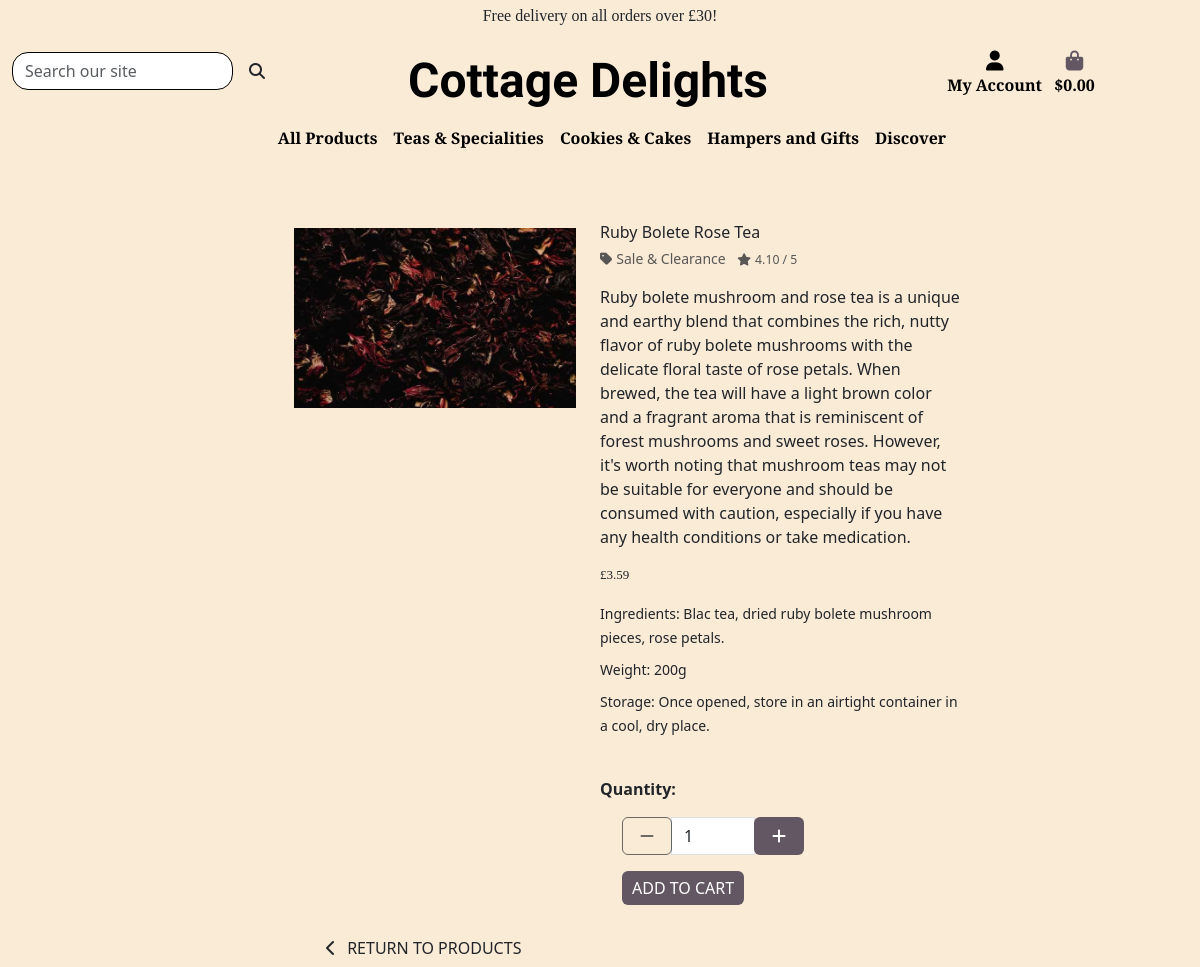
The app's page /products/10/, older data.
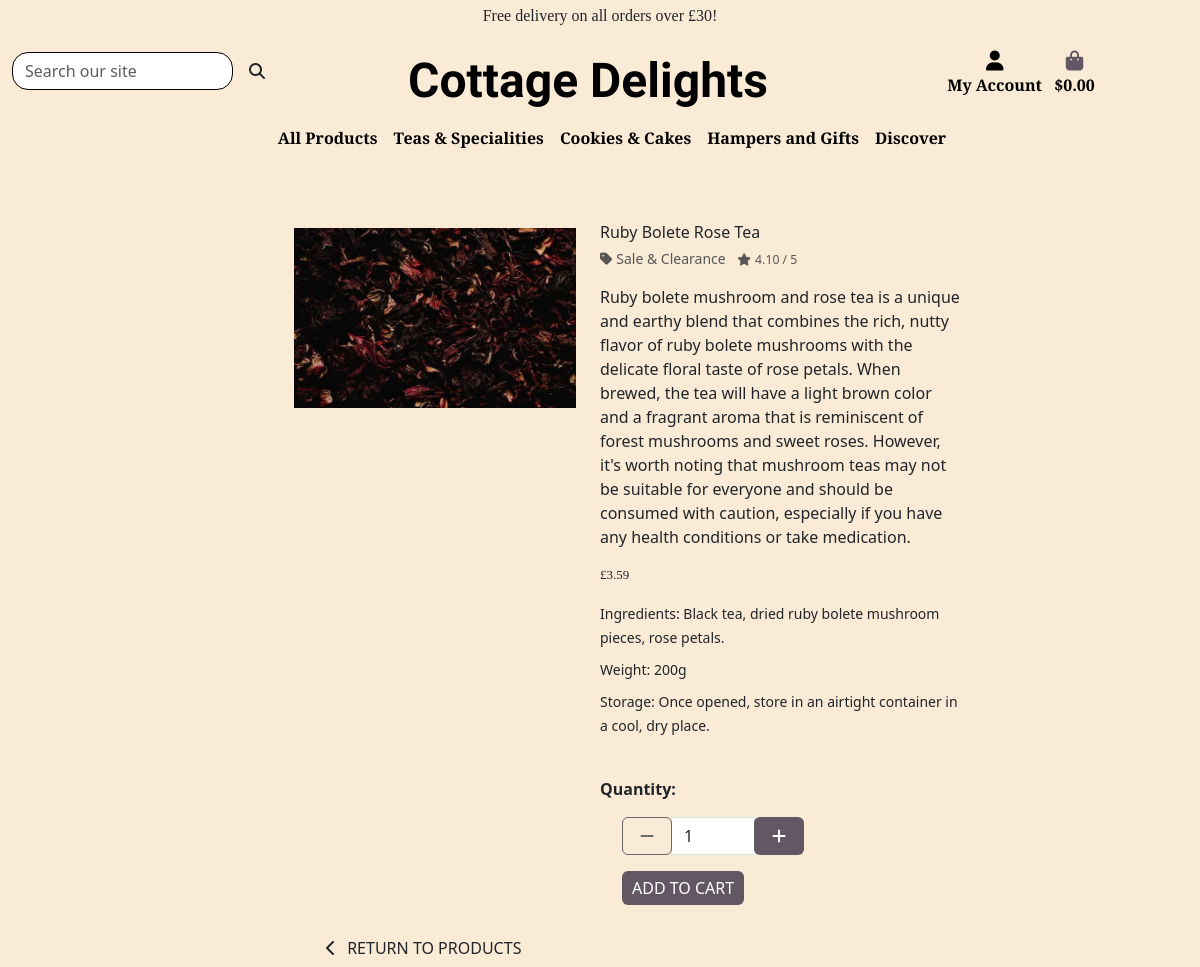
The same page, newer data.
### products/models.py (models this page shows, shortened)
class Product(models.Model):
    category = models.ForeignKey(
        'category', null=True, blank=True, on_delete=models.SET_NULL)
    sku = models.CharField(max_length=100)
    name = models.CharField(max_length=250, null=True, blank=True)
    description = models.TextField()
    ingredients = models.CharField(max_length=450)
    weight = models.CharField(max_length=10, null=True, blank=True)
    storage = models.TextField(null=True, blank=True)
    price = models.DecimalField(max_digits=6, decimal_places=2)
    rating = models.DecimalField(
        max_digits=6, decimal_places=2, null=True, blank=True)
    image_url = models.URLField(max_length=1024, null=True, blank=True)
    image = models.ImageField(null=True, blank=True)

class Category(models.Model):
    class Meta:
        verbose_name_plural = 'Categories'
    name = models.CharField(max_length=250)
    friendly_name = models.CharField(max_length=250, null=True, blank=True)

### products/views.py (the view)
# urls.py: path('<int:product_id>/', views.productdetails, name='productdetails'),
def productdetails(request, product_id):
    product = get_object_or_404(Product, pk=product_id)
    context = {
        'product': product,
    }
    return render(request, 'products/productdetails.html', context)

### cart/contexts.py (called while the page is built, shortened)
def cart_contents(request):
    cart_items = []
    order_total = 0
    product_quant = 0
    cart = request.session.get('cart', {})
    if order_total < settings.FREE_DELIVERY_THRESHOLD:
        delivery = order_total * Decimal(
            settings.STANDARD_DELIVERY_PERCENTAGE / 100)
        free_delivery_delta = settings.FREE_DELIVERY_THRESHOLD - order_total
    else:
        delivery = 0
        free_delivery_delta = 0
    grand_total = delivery + order_total
    context = {
        'cart_items': cart_items,
        'order_total': order_total,
        'product_quant': product_quant,
        'delivery': delivery,
        'free_delivery_delta': free_delivery_delta,
        'free_delivery_threshold': settings.FREE_DELIVERY_THRESHOLD,
        'grand_total': grand_total,
    }
    return context

### products/templates/products/productdetails.html (shortened to what the changed rows need)
{% extends 'base.html' %}
{% load static %}
{% block content %}
<div class="container-fluid mt-2">
    <div class=" container-fluid row mt-2">
        <div class="imgcontainer col-sm-12 col-md-6 col-lg-4 offset-2 me-0 mt-2">
            <div class="col-sm-12 w-100 image-container my-5">
                {% if product.image %}
                <a href="{{ product.image.url }}" target="_blank">
                    <img class="card-img-top img-fluid" src="{{ product.image.url }}" alt="{{ product.name }}">
                </a>
                {% else %}
                <a href="">
                    <img class="card-img-top img-fluid" src="{{ MEDIA_URL }}noimage-min.png" alt="{{ product.name }}">
                </a>
                {% endif %}
            </div>
        </div>
        <div class="detailcontainer col-sm-12 col-md-6 col-lg-4">
            <div class="productdetails-cont mb-4 mt-4 mt-md-5">
                <p class="mb-0">{{ product.name }}</p>
                {% if product.category %}
                <p class="small mt-1 mb-0">
                    <a class="text-muted" href="{% url 'products' %}?category={{ product.category.name }}">
                        <i class="fas fa-tag me-1"></i>{{ product.category.friendly_name }}
                    </a>
                    {% endif %}
                    {% if product.rating %}
                    <span class="mx-2"><small class="text-muted"><i class="fas fa-star me-1"></i>{{ product.rating }} /
                            5</small></span>
                    {% else %}
                    <small class="text-muted">No Rating</small>
                    {% endif %}</p>
                <p class="mt-3">{{ product.description }}</p>
                <p class="lead mb-0 text-left font-weight-bold">£{{ product.price }}</p>
                    <div class="row mt-3">
                        <div class="col md-6"><small>Ingredients: {{ product.ingredients }}</small></div>
                    </div>
                    <div class="row mt-2">
                        <div class="col md-6">
                            <small>Weight: {{ product.weight }}</small>
                        </div>
                    </div>
                    <div class="row mt-2">
                        <small>
                        <div class="col">Storage: {{ product.storage }}
                        </small>
                        </div>
                    </div>
            </div>
        </div>
    </div>
{% endblock %}

Row changes from the older to the newer data that the page shows:
changed Product "Ruby Bolete Rose Tea": ingredients "Blac tea, dried ruby bolete mushroom pieces, rose petals." → "Black tea, dried ruby bolete mushroom pieces, rose petals."
